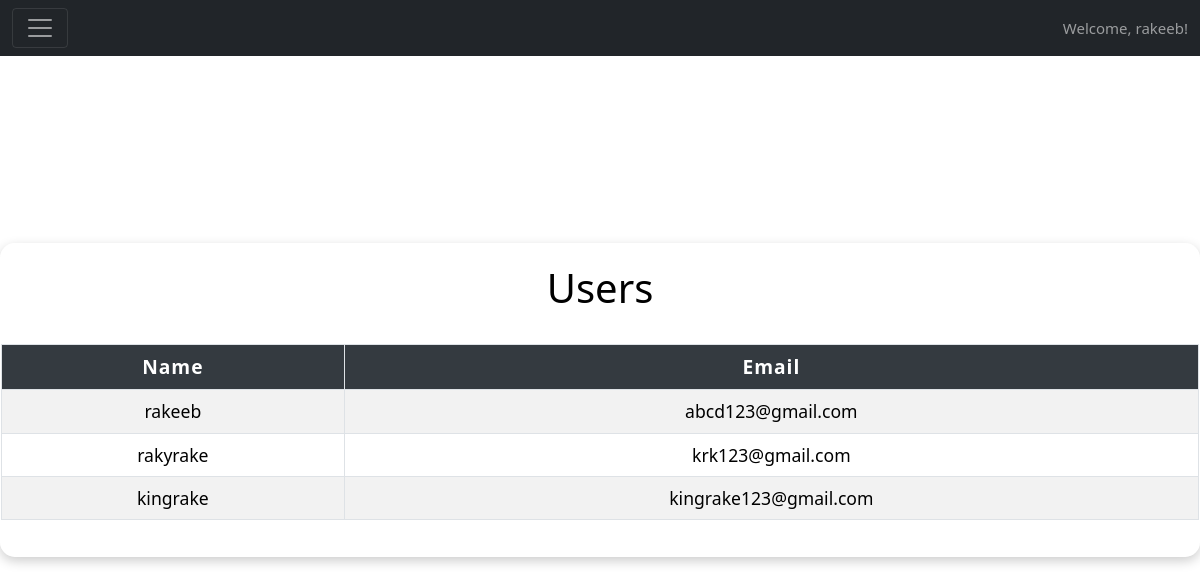
Page /users.php (signed in) on the committed database.
### tables this page shows
CREATE TABLE `account_info` (
  `id` int(11) NOT NULL,
  `username` varchar(25) NOT NULL,
  `email` varchar(255) NOT NULL,
  `password` varchar(255) NOT NULL,
  `role` varchar(8) NOT NULL
);

### fetchusers.php (the view, shortened to what this page needs)
<?php
$servername = "localhost";
$username = "Abdul Rakeeb";
$password = "Bd123Ac234A";
$dbname = "library";
$conn = new mysqli($servername, $username, $password, $dbname);
$stmt = $conn->prepare("SELECT id, username, email FROM account_info WHERE role = 'customer' ");
$stmt->execute();
$stmt->bind_result($user_id, $name, $email);
while ($stmt->fetch()) {
    echo "<tr>";
    echo "<td>" . $name . "</td>";
    echo "<td>" . $email . "</td>";
    echo "</tr>";
}
?>

### style3.css (style rules this page uses)
body { display: flex; justify-content: center; align-items: center; height: 100vh; margin: 0; padding-top: 20px; padding-bottom: 20px; background-image: url('background.jpg'); background-size: cover; background-position: center; }
table th, table td { text-align: center; vertical-align: middle; }
table td { color: #000000; padding: 10px; }

### rows in the picture
account_info: username "rakeeb", email "abcd123@gmail.com"
account_info: username "rakyrake", email "krk123@gmail.com"
account_info: username "kingrake", email "kingrake123@gmail.com"

### other values in the picture
$_SESSION['username'] "rakeeb"
